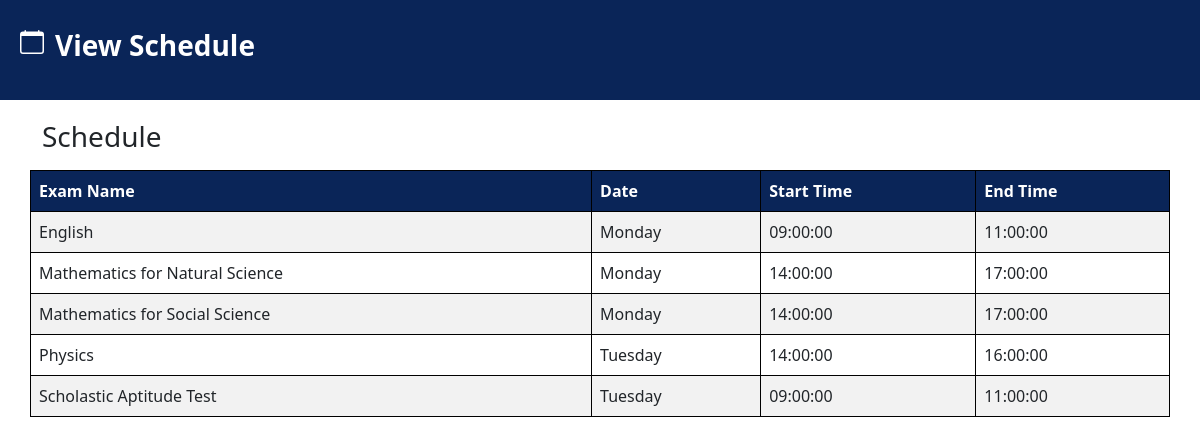
Page /view_schedule.php on the committed database.
### tables this page shows
CREATE TABLE `schedule` (
  `Schedule_id` varchar(11) NOT NULL,
  `Admin_id` varchar(10) NOT NULL,
  `Exam_name` varchar(50) NOT NULL,
  `Stream` varchar(10) NOT NULL,
  `Dat` varchar(25) NOT NULL,
  `Start_time` time NOT NULL,
  `End_time` time NOT NULL
);

### view_schedule.php (the view, shortened to what this page needs)
<?php
include 'connection.php';
?>
<!DOCTYPE html>
<html lang="en">
<head>
    <link rel="stylesheet" href="css/styleQ.css">
    <link href="https://cdn.jsdelivr.net/npm/bootstrap@5.3.0-alpha1/dist/css/bootstrap.min.css" rel="stylesheet"
>
    <link rel="stylesheet" href="css/sched_style.css">
</head>
<body>
    <header id="header">
        <div class="row">
            <i class="bi bi-calendar">
                <svg xmlns="http://www.w3.org/2000/svg" width="24" height="24" fill="white" class="bi bi-calendar"
                    viewBox="0 0 16 16">
                    <path
                        d="M3.5 0a.5.5 0 0 1 .5.5V1h8V.5a.5.5 0 0 1 1 0V1h1a2 2 0 0 1 2 2v11a2 2 0 0 1-2 2H2a2 2 0 0 1-2-2V3a2 2 0 0 1 2-2h1V.5a.5.5 0 0 1 .5-.5zM1 4v10a1 1 0 0 0 1 1h12a1 1 0 0 0 1-1V4H1z" />
                </svg>
            </i>
            <h3 class="topic">View Schedule</h3>
        </div>
    </header>
    <section id="up">
        <div class="container">
            <div class="row">
                <legend>
                    <h3>Schedule</h3>
                </legend>
                <table>
                    <tr>
                        <th>Exam Name</th>
                        <th>Date</th>
                        <th>Start Time</th>
                        <th>End Time</th>
                    </tr>
                    <?php
                    $year = date("Y");
                    $query = "SELECT * FROM schedule WHERE Schedule_id LIKE CONCAT($year, '%')";
                    $result = mysqli_query($conn, $query);
                    while ($row = mysqli_fetch_assoc($result)) {
                        ?>
                        <tr>
                            <td>
                                <?php echo $row["Exam_name"]; ?>
                            </td>
                            <td>
                                <?php echo $row["Dat"]; ?>
                            </td>
                            <td>
                                <?php echo $row["Start_time"]; ?>
                            </td>
                            <td>
                                <?php echo $row["End_time"]; ?>
                            </td>
                        </tr>
                        <?php
                    }
                    ?>
                </table>
            </div>
        </div>
    </section>
</body>
</html>

### css/styleQ.css (style rules this page uses)
body { overflow-x: hidden; }
#header { background: #0A2558; transition: all 0.5s; z-index: 997; padding: 20px 0; height: 100px; margin-bottom: 20px; overflow: hidden; }
#header .row { margin: 8px; }
#header .row h3 { font-weight: bold; font-size: 28px; color: white; margin-left: 35px; margin-top: -25px; display: inline; }
#up table { border-collapse: collapse; }
#up table td, table th { border: 1px solid #000; }

### css/sched_style.css (style rules this page uses)
table { width: 100%; border-collapse: collapse; margin-top: 20px; }
th, td { text-align: left; padding: 8px; }
th { background-color: #0A2558; color: white; }
tr:nth-child(even) { background-color: #f2f2f2; }

### rows in the picture
schedule: Exam_name "English", Dat "Monday", Start_time "09:00:00", End_time "11:00:00"
schedule: Exam_name "Mathematics for Natural Science", Dat "Monday", Start_time "14:00:00", End_time "17:00:00"
schedule: Exam_name "Mathematics for Social Science", Dat "Monday", Start_time "14:00:00", End_time "17:00:00"
schedule: Exam_name "Physics", Dat "Tuesday", Start_time "14:00:00", End_time "16:00:00"
schedule: Exam_name "Scholastic Aptitude Test", Dat "Tuesday", Start_time "09:00:00", End_time "11:00:00"
